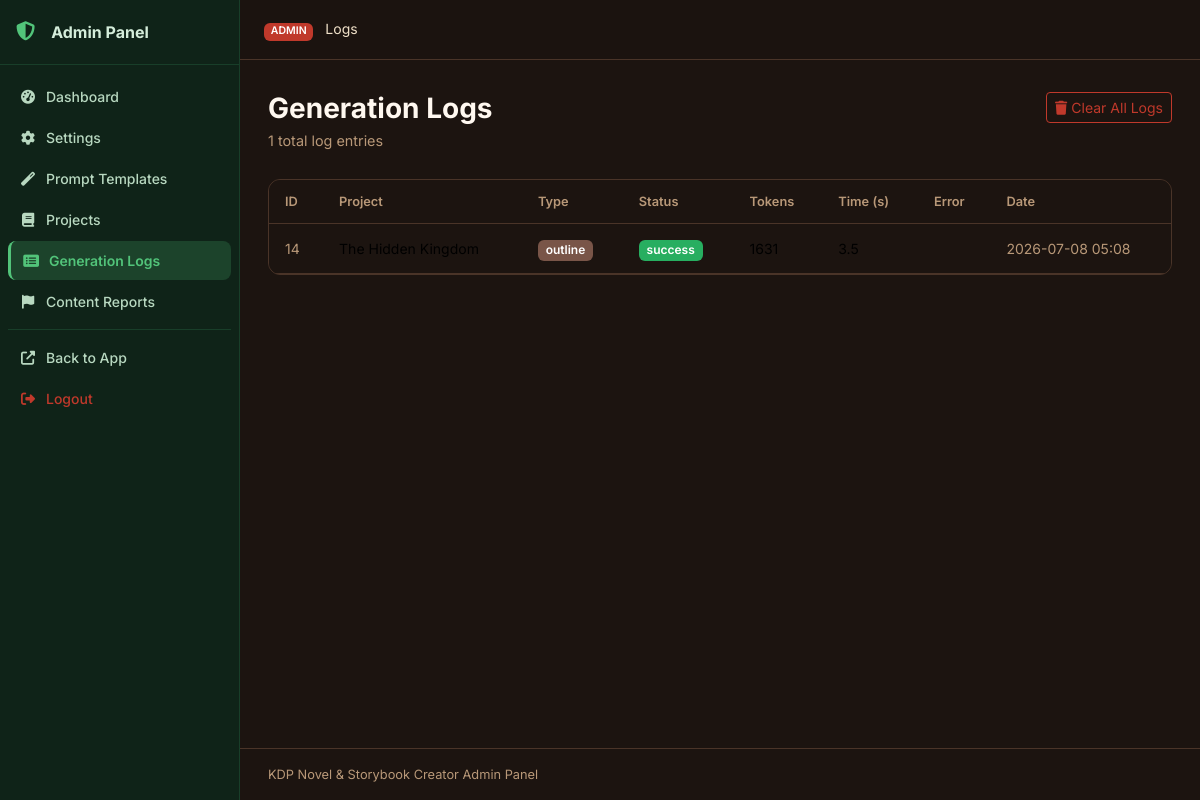
The app's page /julisunkan/logs (signed in), older data.
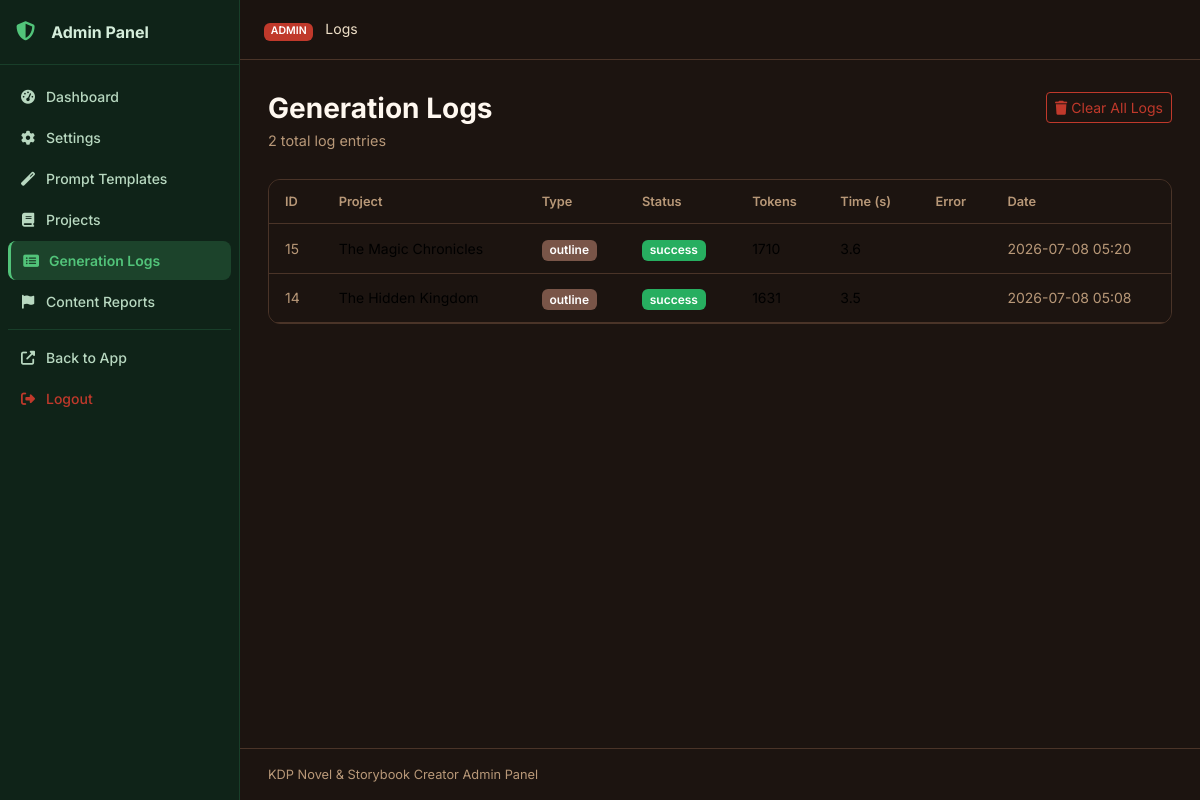
The same page, newer data.
### tables this page shows
CREATE TABLE generation_logs (
    id INTEGER PRIMARY KEY AUTOINCREMENT,
    project_id INTEGER,
    chapter_id INTEGER,
    log_type TEXT DEFAULT 'chapter',
    prompt TEXT DEFAULT '',
    response TEXT DEFAULT '',
    tokens_used INTEGER DEFAULT 0,
    generation_time REAL DEFAULT 0,
    status TEXT DEFAULT 'success',
    error_message TEXT DEFAULT '',
    created_at TIMESTAMP DEFAULT CURRENT_TIMESTAMP,
    FOREIGN KEY (project_id) REFERENCES projects(id) ON DELETE CASCADE
);

CREATE TABLE projects (
    id INTEGER PRIMARY KEY AUTOINCREMENT,
    title TEXT NOT NULL,
    subtitle TEXT DEFAULT '',
    genre TEXT DEFAULT 'Fantasy',
    audience TEXT DEFAULT 'Adult',
    description TEXT DEFAULT '',
    language TEXT DEFAULT 'English',
    story_type TEXT DEFAULT 'Novel',
    writing_style TEXT DEFAULT 'Descriptive',
    point_of_view TEXT DEFAULT 'Third Person Limited',
    tense TEXT DEFAULT 'Past',
    tone TEXT DEFAULT 'Adventurous',
    num_chapters INTEGER DEFAULT 10,
    words_per_chapter INTEGER DEFAULT 2000,
    creativity_level TEXT DEFAULT 'balanced',
    temperature REAL DEFAULT 0.7,
    top_p REAL DEFAULT 0.9,
    max_tokens INTEGER DEFAULT 4096,
    status TEXT DEFAULT 'draft',
    current_chapter INTEGER DEFAULT 0,
    total_words INTEGER DEFAULT 0,
    cover_prompt TEXT DEFAULT '',
    include_images INTEGER DEFAULT 0,
    images_per_chapter INTEGER DEFAULT 1,
    image_style TEXT DEFAULT 'Realistic',
    created_at TIMESTAMP DEFAULT CURRENT_TIMESTAMP,
    updated_at TIMESTAMP DEFAULT CURRENT_TIMESTAMP
);

### routes/admin.py (the view)
@bp.route('/logs')
@admin_required
def logs():
    db = get_db()
    page = int(request.args.get('page', 1))
    per_page = 50
    offset = (page - 1) * per_page
    total = db.execute('SELECT COUNT(*) FROM generation_logs').fetchone()[0]
    log_entries = db.execute(
        '''SELECT gl.*, p.title as project_title FROM generation_logs gl
           LEFT JOIN projects p ON gl.project_id = p.id
           ORDER BY gl.id DESC LIMIT ? OFFSET ?''',
        (per_page, offset)
    ).fetchall()
    return render_template('admin/logs.html', logs=log_entries, page=page,
                           per_page=per_page, total=total)

### database/__init__.py (called while the page is built)
def get_db():
    if 'db' not in g:
        db_path = current_app.config['DATABASE']
        os.makedirs(os.path.dirname(db_path), exist_ok=True)
        g.db = sqlite3.connect(db_path)
        g.db.row_factory = sqlite3.Row
        g.db.execute('PRAGMA foreign_keys = ON')
        g.db.execute('PRAGMA journal_mode = WAL')
    return g.db

### utils/helpers.py (called while the page is built)
def admin_required(f):
    @wraps(f)
    def decorated(*args, **kwargs):
        if not session.get('admin_logged_in'):
            return redirect(url_for('admin.login'))
        return f(*args, **kwargs)
    return decorated

def get_setting(db, key, default=''):
    row = db.execute('SELECT value FROM settings WHERE key = ?', (key,)).fetchone()
    return row['value'] if row else default

### templates/admin/logs.html (shortened to what this page needs)
{% extends "admin/base.html" %}
{% block breadcrumb %}Logs{% endblock %}
{% block admin_content %}
<div class="page-header">
  <div>
    <h1 class="page-title">Generation Logs</h1>
    <p class="page-subtitle">{{ total }} total log entries</p>
  </div>
  <form method="POST" action="{{ url_for('admin.clear_logs') }}" id="clearLogsForm">
    <button type="button" class="btn btn-outline-danger btn-sm"
            onclick="showConfirm('Clear all logs? This cannot be undone.', function(){ document.getElementById('clearLogsForm').submit(); })">
      <i class="fas fa-trash me-1"></i>Clear All Logs
    </button>
  </form>
</div>
<div class="card data-card">
  <div class="card-body p-0">
    <div class="table-responsive">
      <table class="table table-sm table-hover align-middle mb-0">
        <thead>
          <tr>
            <th>ID</th><th>Project</th><th>Type</th><th>Status</th>
            <th>Tokens</th><th>Time (s)</th><th>Error</th><th>Date</th>
          </tr>
        </thead>
        <tbody>
          {% for log in logs %}
          <tr>
            <td class="text-muted small">{{ log.id }}</td>
            <td class="small">{{ log.project_title or '—' }}</td>
            <td><span class="badge bg-secondary">{{ log.log_type }}</span></td>
            <td>
              <span class="badge bg-{{ 'success' if log.status == 'success' else 'danger' }}">
                {{ log.status }}
              </span>
            </td>
            <td class="small">{{ log.tokens_used }}</td>
            <td class="small">{{ '%.1f'|format(log.generation_time) }}</td>
            <td class="small text-danger">{{ log.error_message[:50] if log.error_message else '' }}</td>
            <td class="text-muted small">{{ log.created_at[:16] if log.created_at else '—' }}</td>
          </tr>
          {% endfor %}
        </tbody>
      </table>
    </div>
  </div>
</div>
{% set total_pages = (total / per_page) | round(0, 'ceil') | int %}
{% endblock %}

Row changes from the older to the newer data that the page shows:
added generation_logs: id "15", title "The Magic Chronicles", log_type "outline", status "success", tokens_used "1710", generation_time "3.6", created_at "2026-07-08 05:20"
Text that changed along with them:
{{ total }}: "1" → "2"
